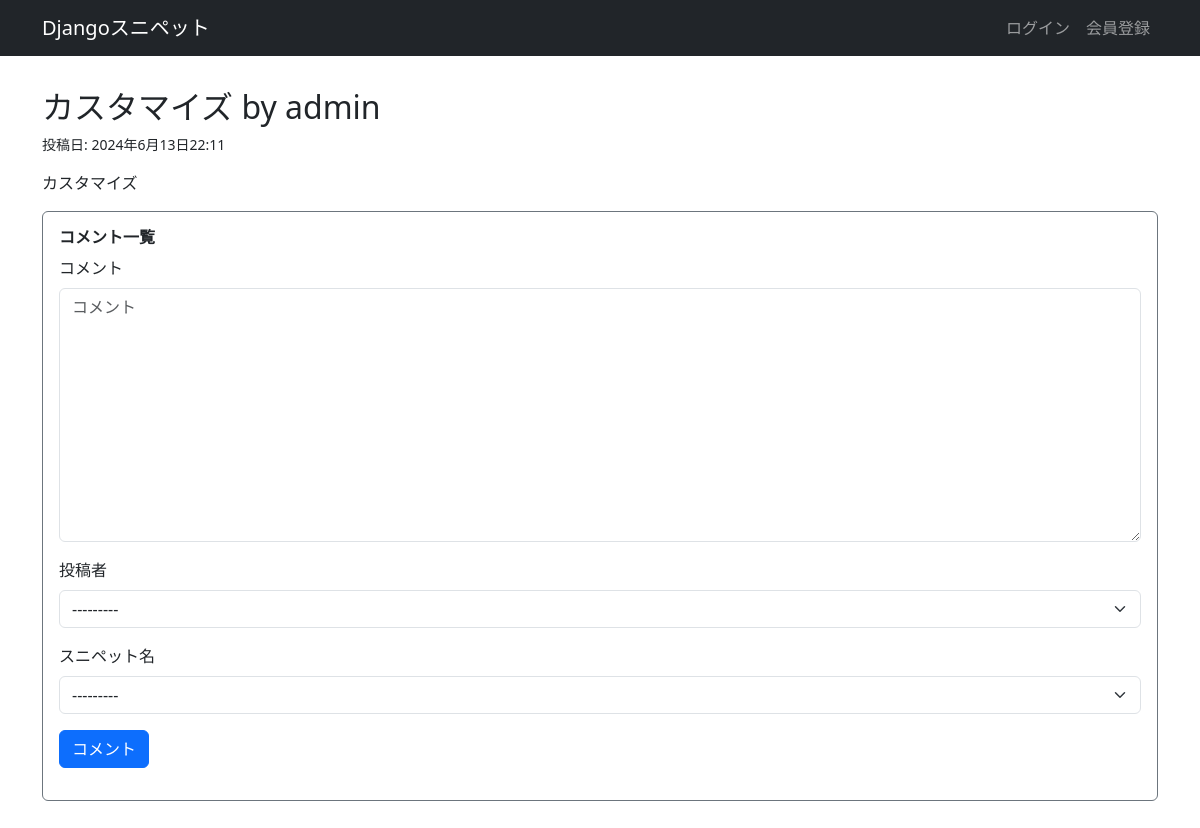
The app's page /snippets/1/, older data.
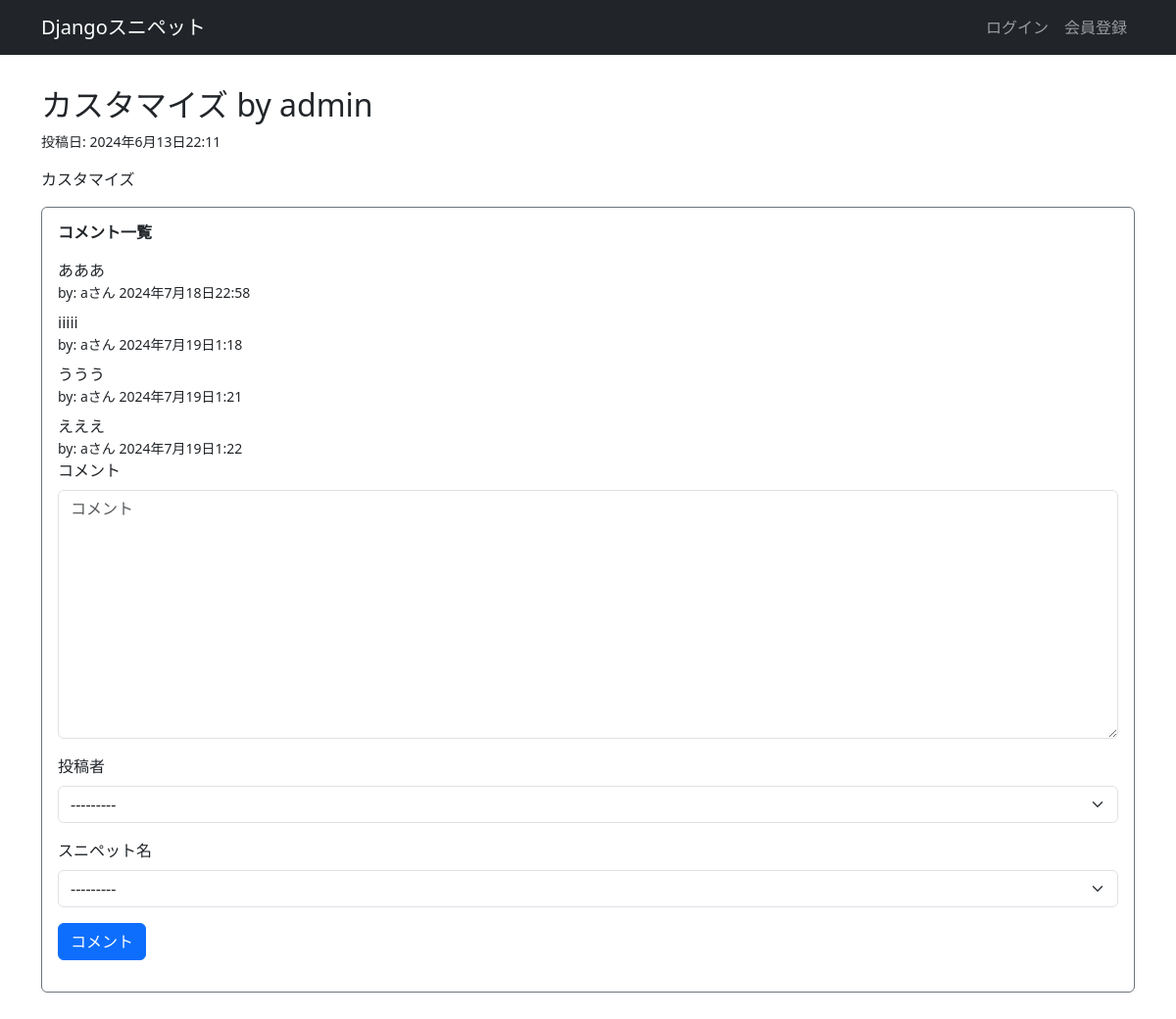
The same page, newer data.
### snippets/models.py (models this page shows)
class Comment(models.Model):
    text = models.TextField('コメント', max_length=128)
    commented_at = models.DateTimeField('コメント日', auto_now_add=True)
    commented_by = models.ForeignKey(settings.AUTH_USER_MODEL,
                                     verbose_name='投稿者',
                                     on_delete=models.CASCADE)
    commented_to = models.ForeignKey(Snippet,
                                     verbose_name='スニペット名',
                                     related_name='comment',
                                     on_delete=models.CASCADE)

### snippets/views.py (the view)
# urls.py: path("<int:snippet_id>/", views.snippet_detail, name="snippet_detail"),
def snippet_detail(request, snippet_id):
    snippet = get_object_or_404(Snippet.objects.prefetch_related('comment'), pk=snippet_id)
    if request.method == 'POST':
        form = CommentForm(request.POST)
        if form.is_valid():
            form.save()
            return redirect('snippet_detail', snippet_id=snippet_id)
    else:
        form = CommentForm()
    return render(request, 'snippets/snippet_detail.html', {'snippet': snippet, 'form': form})

### snippets/forms.py
class CommentForm(forms.ModelForm):
    class Meta:
        model = Comment
        fields = '__all__'

### snippets/models.py (called while the page is built)
    def __str__(self):
        return self.title

### snippets/templates/snippets/snippet_detail.html (shortened to what this page needs)
{% extends 'base.html' %}
{% load django_bootstrap5 %}
{% block main %}
<div>
    <h2>{{ snippet.title }} by {{ snippet.created_by.username }}</h2>
    <small>投稿日: {{ snippet.created_at }}</small>
    <p>{{ snippet.description }}</p>
</div>
<div class='border border-secondary rounded'>
    <div class='p-3'>
        <h6 class='fw-bold'>コメント一覧</h6>
        {% for com in snippet.comment.all %}
        <div class='pt-2'>
            <div>{{ com.text }}</div>
            <small>by: {{ com.commented_by }}さん {{ com.commented_at }}</small>
        </div>
        {% endfor %}
        <div>
            <form method="post">
                {% bootstrap_form form %}
                {% bootstrap_button button_type='submit' content='コメント' %}
            </form>
        </div>
    </div>
</div>
{% endblock %}

Row changes from the older to the newer data that the page shows:
added Comment: text "あああ", commented_by "a", commented_at "2024年7月18日22:58"
added Comment: text "iiiii", commented_by "a", commented_at "2024年7月19日1:18"
added Comment: text "ううう", commented_by "a", commented_at "2024年7月19日1:21"
added Comment: text "えええ", commented_by "a", commented_at "2024年7月19日1:22"
